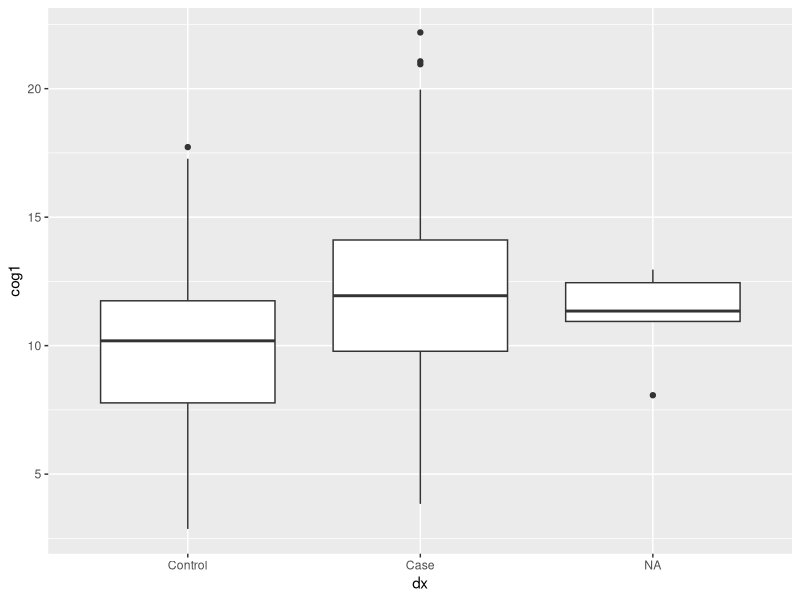
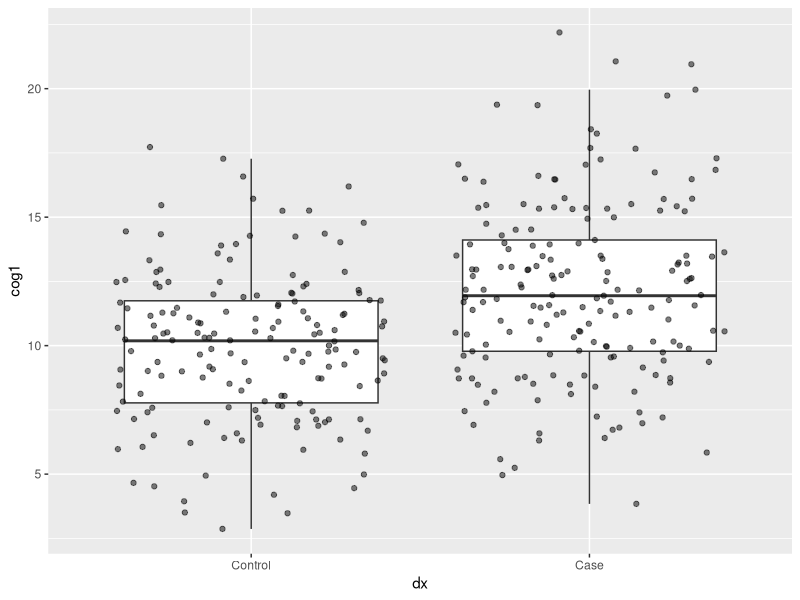
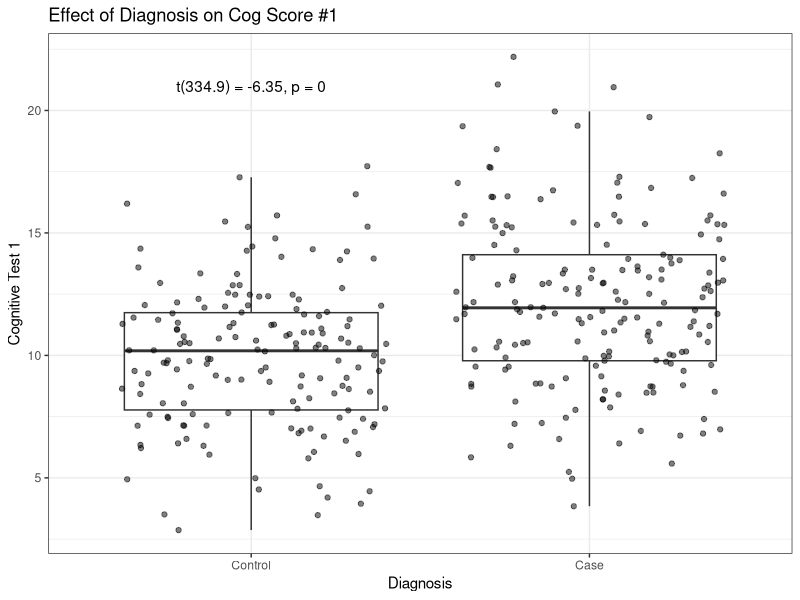
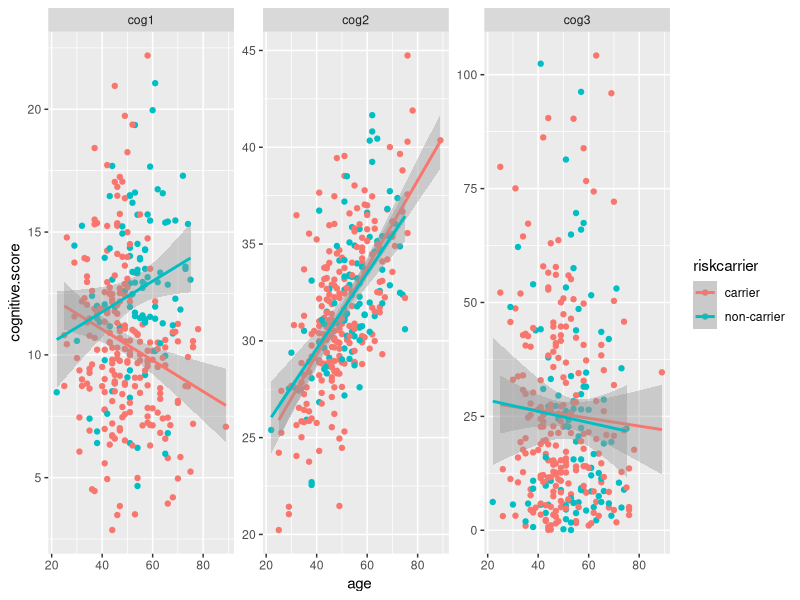

Recreate these plots in R, in order.
## ---- chunk 1
library(ggplot2)
library(dplyr)
library(tidyr)
library(broom)
library(knitr)
## ---- chunk 2
data1 <- read.csv("data/messy_demographic.csv")  # put in the location of the downloaded data file 1
data2 <- read.csv("data/messy_cognitive.csv")  # put in the location of the downloaded data file 2
data3 <- read.csv("data/messy_genotype.csv")
## ---- chunk 3
data1[data1==""] <- NA
data1[data1=="missing"] <- NA
data1[data1=="9999"] <- NA

data1$age <- as.numeric(as.character(data1$age))
data1$ethnicity <- factor(data1$ethnicity,levels=c("Cauc","AA","As","In","Other"))
data1$sex <- factor(data1$sex, levels=c(0,1), labels=c("Male","Female"))
data1$dx <- factor(data1$dx, levels=c(0,1), labels=c("Control","Case"))

data2[data2==""] <- NA
data2[data2=="missing"] <- NA
data2[data2=="9999"] <- NA
data2$cog1 <- as.numeric(as.character(data2$cog1))
data2$cog2 <- as.numeric(as.character(data2$cog2))
data2$cog3 <- as.numeric(as.character(data2$cog3))
data2$subID <- gsub(data2$subID,pattern="subject",replacement="SUB_")

data3[data3==""] <- NA
data3[data3=="missing"] <- NA
data3[data3=="9999"] <- NA
data3$genotype <- factor(data3$genotype, levels=c(0,1,2), labels=c("AA","AG","GG"))
data3$subID <- gsub(data3$subID,pattern="subject",replacement="SUB_")

alldata <- merge(data1,data2,by.x="subject_ID",by.y="subID")
alldata <- merge(alldata,data3,by.x="subject_ID",by.y="subID")

## Write merged dataframe as new .csv
write.csv(alldata, "alldata.csv", row.names=F)
## ---- chunk 4
t.test(data=alldata, cog1 ~ dx)
## ---- chunk 5
my.t.result <- t.test(data=alldata, cog1 ~ dx) # saves to output to my.t.result

print(my.t.result)       ## prints to output to the console
my.t.result$statistic    ## gets us the t statistic!
my.t.result$parameter    ## the degrees of freedom
my.t.result$p.value      ## gets us the p-value

round(my.t.result$statistic,2) ## we can these numbers using the "round" function
## ---- chunk 6
my.t.results.txt = paste0('t(',
                        round(my.t.result$parameter,1),
                        ') = ',
                        round(my.t.result$statistic,2), ', p = ',
                        round(my.t.result$p.value, 7))

my.t.results.txt
## ---- chunk 7
ggplot(data=alldata, aes(y=cog1,x=dx)) + 
	geom_boxplot()
## ---- chunk 8
data.toplot <-filter(alldata, !is.na(cog1), !is.na(dx))

ggplot(data.toplot, aes(y=cog1,x=dx)) + 
	geom_boxplot(outlier.shape=NA) + ## removes outliers from boxplot layer
	geom_jitter(alpha=0.5)           ## add dots on top

## even fancier - let's add a title, and annotation and label the axes
ggplot(data.toplot, aes(y=cog1,x=dx)) + 
  geom_boxplot(outlier.shape=NA) + 
  geom_jitter(alpha=0.5) +
  labs(title="Effect of Diagnosis on Cog Score #1",
       y = "Cognitive Test 1",
       x = "Diagnosis") +
  annotate("text", label = my.t.results.txt, x = 1, y = 21) +
  theme_bw()
## ---- chunk 9
my.stats.table <- summarise(alldata,
                            "Mean" = mean(cog1, na.rm = T),
                            "St Dev" = sd(cog1, na.rm = T))

my.stats.table <- alldata %>% 
                  group_by(dx,sex) %>%
                  summarise("Mean" = mean(cog1, na.rm = T),
                            "St Dev" = sd(cog1, na.rm = T))

kable(my.stats.table)
## ---- chunk 10
## let's add a rick carrier
alldata$riskcarrier[alldata$genotype=="AG" | alldata$genotype=="GG"] <- "carrier"
alldata$riskcarrier[alldata$genotype=="AA"] <- "non-carrier"
alldata$riskcarrier <- as.factor(alldata$riskcarrier)

alldata_melted <- gather(alldata, cog_var, cognitive.score, 
                  -subject_ID, -age, -sex, -ethnicity, -dx, -genotype, -riskcarrier)

toplot <- filter(alldata_melted, !is.na(cognitive.score), 
                                 !is.na(dx), 
                                 !is.na(riskcarrier))

ggplot(toplot, aes(y=cognitive.score,x=age,color=riskcarrier)) + 
  geom_point() + 
  geom_smooth(method=lm) + 
  facet_wrap(~cog_var, scales = "free")
## ---- chunk 11
## add stargazer descriptive stats table?
cog_dems_table <- alldata_melted  %>% 
                  filter(!is.na(cognitive.score), !is.na(dx), !is.na(riskcarrier)) %>%
                  group_by(dx, cog_var, riskcarrier) %>%
                  summarise("Mean" = mean(cognitive.score, na.rm = T),
                            "St Dev" = sd(cognitive.score, na.rm = T))

kable(cog_dems_table)

regress_results <- alldata_melted %>%
                    filter(!is.na(cognitive.score), !is.na(dx), !is.na(riskcarrier)) %>%
                    group_by(cog_var) %>%
                    do(tidy(lm(cognitive.score ~ dx*riskcarrier*age, .)))

kable(regress_results)

#Let's just look at the carier by age interaction term

age_regress_results <- regress_results %>% filter(term == "age") 
age_regress_results$p.fdr = p.adjust(age_regress_results$p.value, method = "fdr")
kable(age_regress_results)

age_regress_results$p.bonferonni = p.adjust(age_regress_results$p.value, method = "bonferroni")

kable(age_regress_results)

